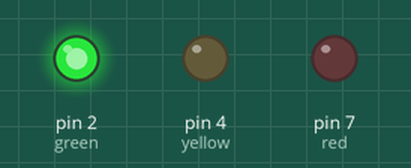
Simulated run of this sketch. Board: Arduino Uno, built with avr-gcc and run on an emulated ATmega328P. Parts: output pins drawn as LEDs (lit = HIGH).

Above: at 3.5 s.
At 9.0 s:
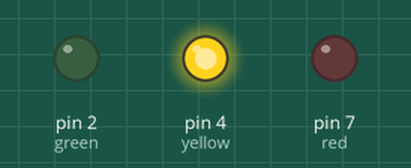
At 13.5 s:
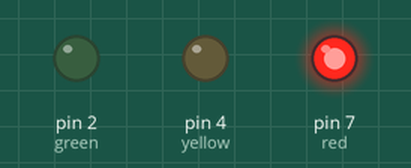
Timing chart, 0 to 20.8 s (numbered marks = the images above):
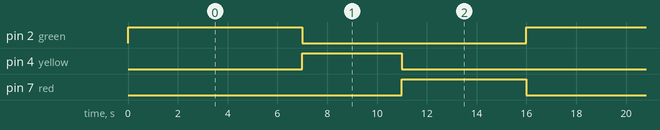

The sketch:

20127370.ino
```cpp
// initialize port for red, yellow and green
int green = 2, yellow = 4, red = 7;

void setup()
{
  pinMode(green, OUTPUT);
  pinMode(yellow, OUTPUT);
  pinMode(red, OUTPUT);
}

void loop()
{
  // turn on green LED for 7s
  digitalWrite(green, HIGH);
  delay(7000); // Wait for 7000 millisecond(s)
  digitalWrite(green, LOW);

  // turn on yellow LED for 4s
  digitalWrite(yellow, HIGH);
  delay(4000); // Wait for 4000 millisecond(s)
  digitalWrite(yellow, LOW);

  // turn on red LED for 5s
  digitalWrite(red, HIGH);
  delay(5000); // Wait for 5000 millisecond(s)
  digitalWrite(red, LOW);
}
```

Measured:
- by itself, pin 2 (green): alternates HIGH for 7.0 s and LOW for 9.0 s
- by itself, pin 4 (yellow): alternates HIGH for 4.0 s and LOW for 12.0 s
- by itself, pin 7 (red): alternates HIGH for 5.0 s and LOW for 11.0 s
